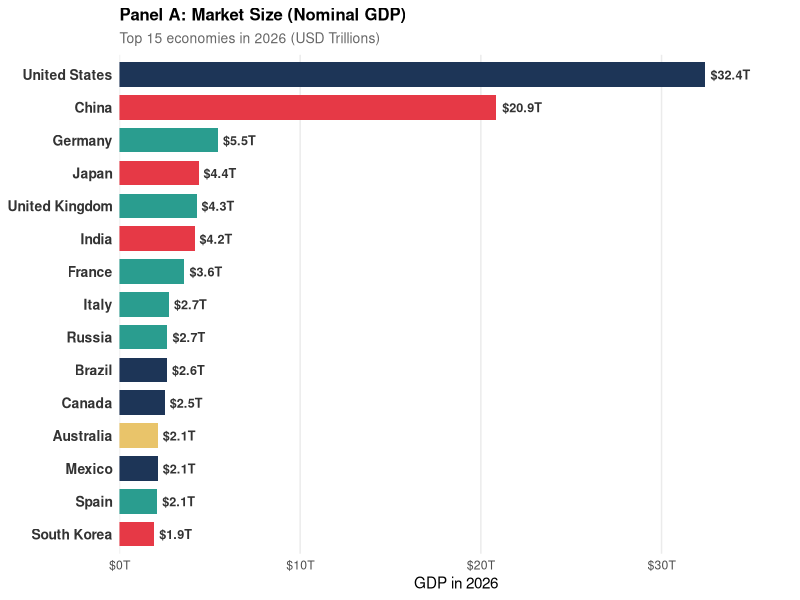
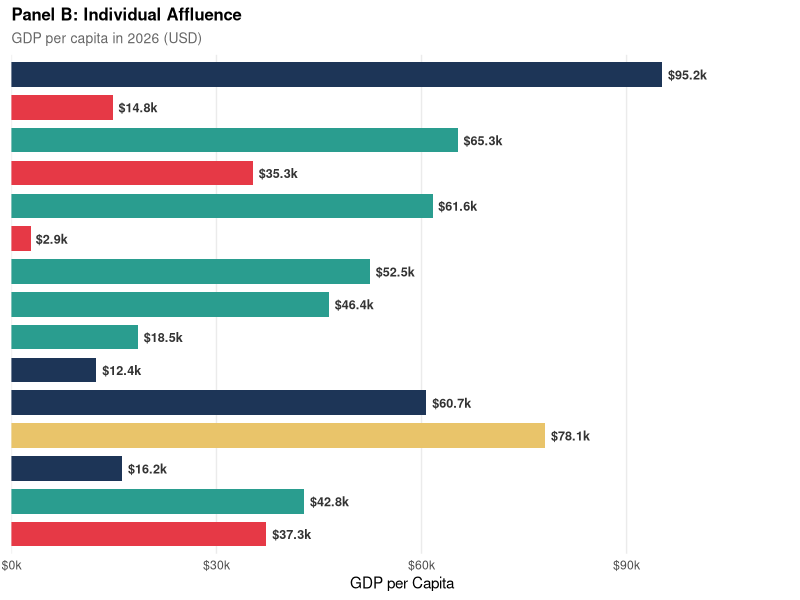
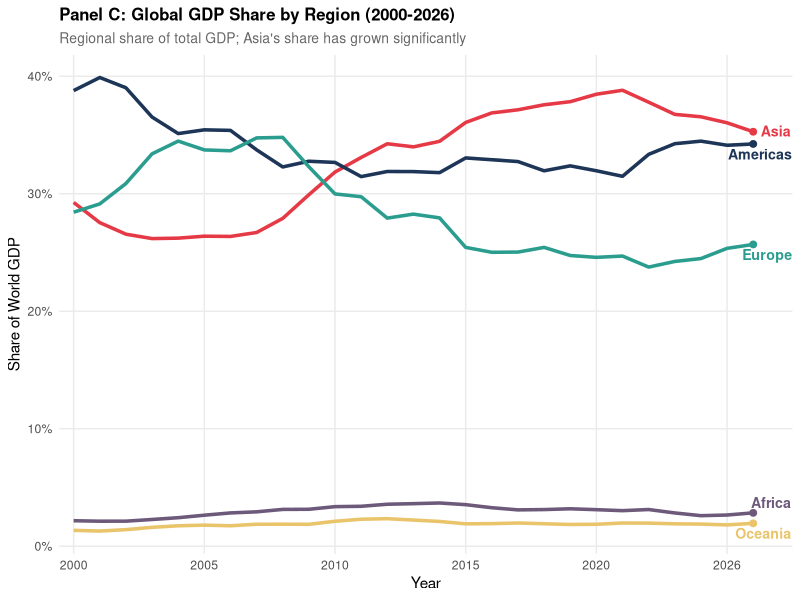
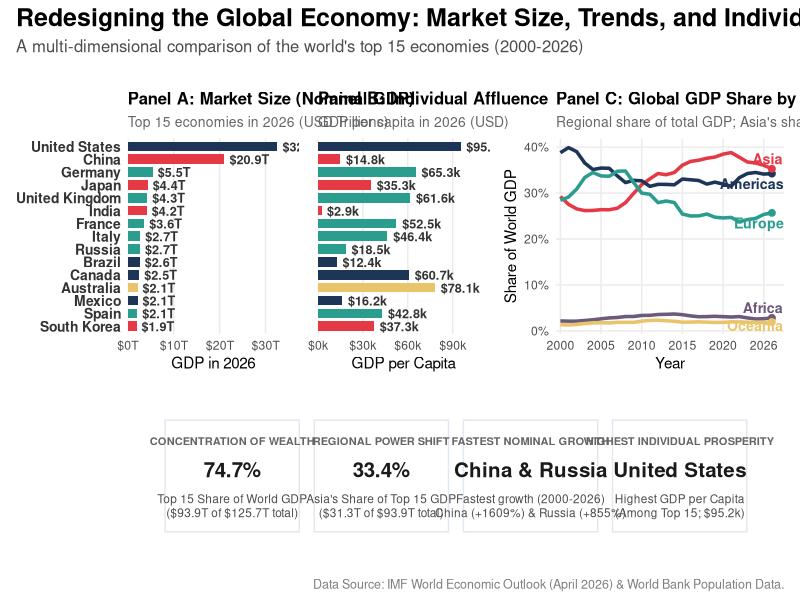
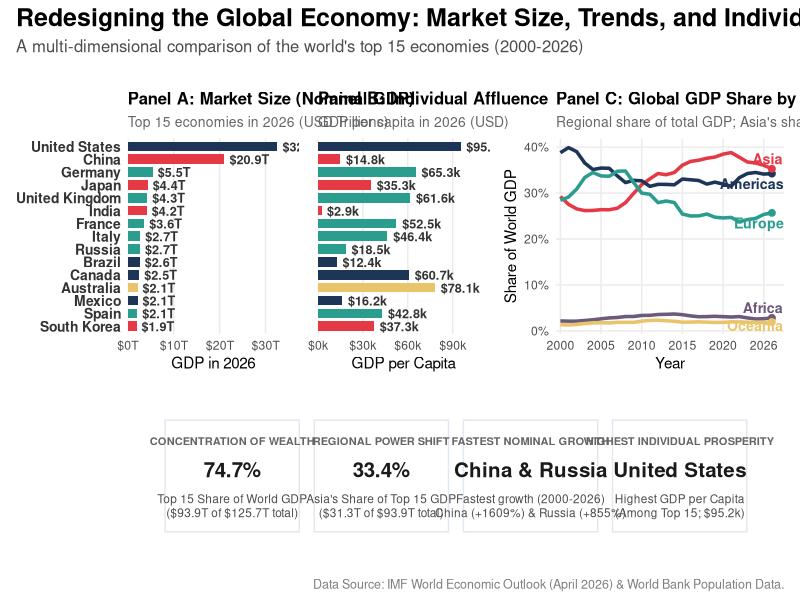

R code for these plots, in order:
## ---- chunk 1
#| label: setup
library(tidyverse)
library(scales)
library(patchwork)
library(ggrepel)
theme_set(theme_minimal(base_size = 12))
## ---- chunk 2
#| label: data-prep

# Data Loading
gdp_2026_pc <- read_csv("data/gdp_2026_with_percapita.csv", show_col_types = FALSE)
gdp_long <- read_csv("data/gdp_clean_long.csv", show_col_types = FALSE)

# Top 15 economies by total GDP, ordered for plotting
top_15 <- gdp_2026_pc |>
  slice_max(gdp_usd_tn, n = 15) |>
  mutate(country = fct_reorder(country, gdp_usd_tn))

# Regional GDP share over time (2000–2026)
regional_trend <- gdp_long |>
  filter(!is.na(region), year >= 2000, year <= 2026) |>
  group_by(year, region) |>
  summarize(gdp_usd_tn = sum(gdp_usd_tn), .groups = "drop_last") |>
  mutate(share = gdp_usd_tn / sum(gdp_usd_tn))

# Order regions by 2026 GDP (largest first)
region_order <- regional_trend |>
  filter(year == 2026) |>
  arrange(desc(gdp_usd_tn)) |>
  pull(region)

regional_trend <- regional_trend |>
  mutate(region = factor(region, levels = region_order))

# Unified Color Palette
region_colors <- c(
  "Asia" = "#E63946",
  "Americas" = "#1D3557",
  "Europe" = "#2A9D8F",
  "Oceania" = "#E9C46A",
  "Africa" = "#6D597A"
)
## ---- chunk 3
#| label: plot-a
plot_a <- ggplot(top_15, aes(x = gdp_usd_tn, y = country, fill = region)) +
  geom_col(width = 0.75, show.legend = FALSE) +
  geom_text(
    aes(label = sprintf("$%.1fT", gdp_usd_tn)),
    hjust = -0.15,
    color = "gray20",
    fontface = "bold",
    size = 3.2
  ) +
  scale_x_continuous(
    expand = expansion(mult = c(0, 0.15)),
    labels = label_dollar(suffix = "T")
  ) +
  scale_fill_manual(values = region_colors) +
  labs(
    title = "Panel A: Market Size (Nominal GDP)",
    subtitle = "Top 15 economies in 2026 (USD Trillions)",
    x = "GDP in 2026",
    y = NULL
  ) +
  theme_minimal(base_size = 11) +
  theme(
    panel.grid.major.y = element_blank(),
    panel.grid.minor = element_blank(),
    plot.title = element_text(face = "bold", size = 12),
    plot.subtitle = element_text(color = "gray40", size = 10),
    axis.text.y = element_text(face = "bold", color = "gray20", size = 10)
  )

plot_a
## ---- chunk 4
#| label: plot-b
plot_b_affluence <- ggplot(top_15, aes(x = gdp_per_capita, y = country, fill = region)) +
  geom_col(width = 0.75, show.legend = FALSE) +
  geom_text(
    aes(label = sprintf("$%.1fk", gdp_per_capita / 1000)),
    hjust = -0.15,
    color = "gray20",
    fontface = "bold",
    size = 3.2
  ) +
  scale_x_continuous(
    expand = expansion(mult = c(0, 0.2)),
    labels = label_dollar(scale = 0.001, suffix = "k")
  ) +
  scale_fill_manual(values = region_colors) +
  labs(
    title = "Panel B: Individual Affluence",
    subtitle = "GDP per capita in 2026 (USD)",
    x = "GDP per Capita",
    y = NULL
  ) +
  theme_minimal(base_size = 11) +
  theme(
    panel.grid.major.y = element_blank(),
    panel.grid.minor = element_blank(),
    plot.title = element_text(face = "bold", size = 12),
    plot.subtitle = element_text(color = "gray40", size = 10),
    axis.text.y = element_blank()
  )

plot_b_affluence
## ---- chunk 5
#| label: plot-c
# Extract 2026 data for direct labels
label_data <- regional_trend |>
  filter(year == 2026)

plot_c_trends <- ggplot(regional_trend, aes(x = year, y = share, color = region, group = region)) +
  geom_line(linewidth = 1.2, show.legend = FALSE) +
  geom_point(data = label_data, size = 2.0, show.legend = FALSE) +
  geom_text_repel(
    data = label_data,
    aes(label = region),
    direction = "y",
    nudge_x = 0.4,
    hjust = 0,
    segment.color = "gray60",
    segment.size = 0.25,
    size = 3.6,
    fontface = "bold",
    box.padding = 0.15,
    point.padding = 0.2,
    max.overlaps = Inf,
    show.legend = FALSE
  ) +
  scale_x_continuous(
    limits = c(2000, 2027.5),
    breaks = seq(2000, 2025, by = 5),
    labels = c("2000", "2005", "2010", "2015", "2020", "2026"),
    expand = expansion(mult = c(0.02, 0))
  ) +
  scale_y_continuous(
    labels = label_percent(),
    breaks = seq(0, 0.4, by = 0.1)
  ) +
  scale_color_manual(values = region_colors) +
  labs(
    title = "Panel C: Global GDP Share by Region (2000-2026)",
    subtitle = "Regional share of total GDP; Asia's share has grown significantly",
    x = "Year",
    y = "Share of World GDP"
  ) +
  theme_minimal(base_size = 11) +
  theme(
    panel.grid.minor = element_blank(),
    plot.title = element_text(face = "bold", size = 12),
    plot.subtitle = element_text(color = "gray40", size = 10)
  )

plot_c_trends
## ---- chunk 6
#| label: plot-d
stats_data <- tibble(
  x = c(1, 2, 3, 4),
  y = c(1, 1, 1, 1),
  value = c("74.7%", "33.4%", "China & Russia", "United States"),
  title = c(
    "CONCENTRATION OF WEALTH",
    "REGIONAL POWER SHIFT",
    "FASTEST NOMINAL GROWTH",
    "HIGHEST INDIVIDUAL PROSPERITY"
  ),
  label = c(
    "Top 15 Share of World GDP\n($93.9T of $125.7T total)",
    "Asia's Share of Top 15 GDP\n($31.3T of $93.9T total)",
    "Fastest growth (2000-2026)\nChina (+1609%) & Russia (+855%)",
    "Highest GDP per Capita\n(Among Top 15; $95.2k)"
  )
)

plot_d <- ggplot(stats_data) +
  geom_rect(
    aes(xmin = x - 0.45, xmax = x + 0.45, ymin = 0.55, ymax = 1.45),
    fill = "white",
    color = "#E2E8F0",
    linewidth = 0.5
  ) +
  geom_text(
    aes(x = x, y = 1.28, label = title),
    size = 2.8,
    fontface = "bold",
    color = "gray40"
  ) +
  geom_text(
    aes(x = x, y = 1.05, label = value),
    size = 5.2,
    fontface = "bold",
    color = "gray10"
  ) +
  geom_text(
    aes(x = x, y = 0.76, label = label),
    size = 3.0,
    color = "gray30",
    lineheight = 1.0
  ) +
  scale_x_continuous(limits = c(0.5, 4.5)) +
  scale_y_continuous(limits = c(0.45, 1.55)) +
  theme_void() +
  theme(
    plot.margin = margin(t = 15, b = 5, l = 5, r = 5)
  )

stats_data
## ---- chunk 7
#| label: dashboard-combine
#| fig-width: 14
#| fig-height: 9
combined_plot <- plot_a + plot_b_affluence + plot_c_trends + plot_d +
  plot_layout(
    design = "
      AAABBBCCCC
      AAABBBCCCC
      DDDDDDDDDD
    ",
    heights = c(4, 1.2)
  ) +
  plot_annotation(
    title = "Redesigning the Global Economy: Market Size, Trends, and Individual Affluence",
    subtitle = "A multi-dimensional comparison of the world's top 15 economies (2000-2026)",
    caption = "Data Source: IMF World Economic Outlook (April 2026) & World Bank Population Data.",
    theme = theme(
      plot.title = element_text(size = 18, face = "bold", hjust = 0, margin = margin(b = 5)),
      plot.subtitle = element_text(size = 12, hjust = 0, color = "gray30", margin = margin(b = 20)),
      plot.caption = element_text(size = 9, color = "gray50", margin = margin(t = 15))
    )
  )

ggsave("gdp_redesign.png", combined_plot, width = 14, height = 9, dpi = 300)

combined_plot
